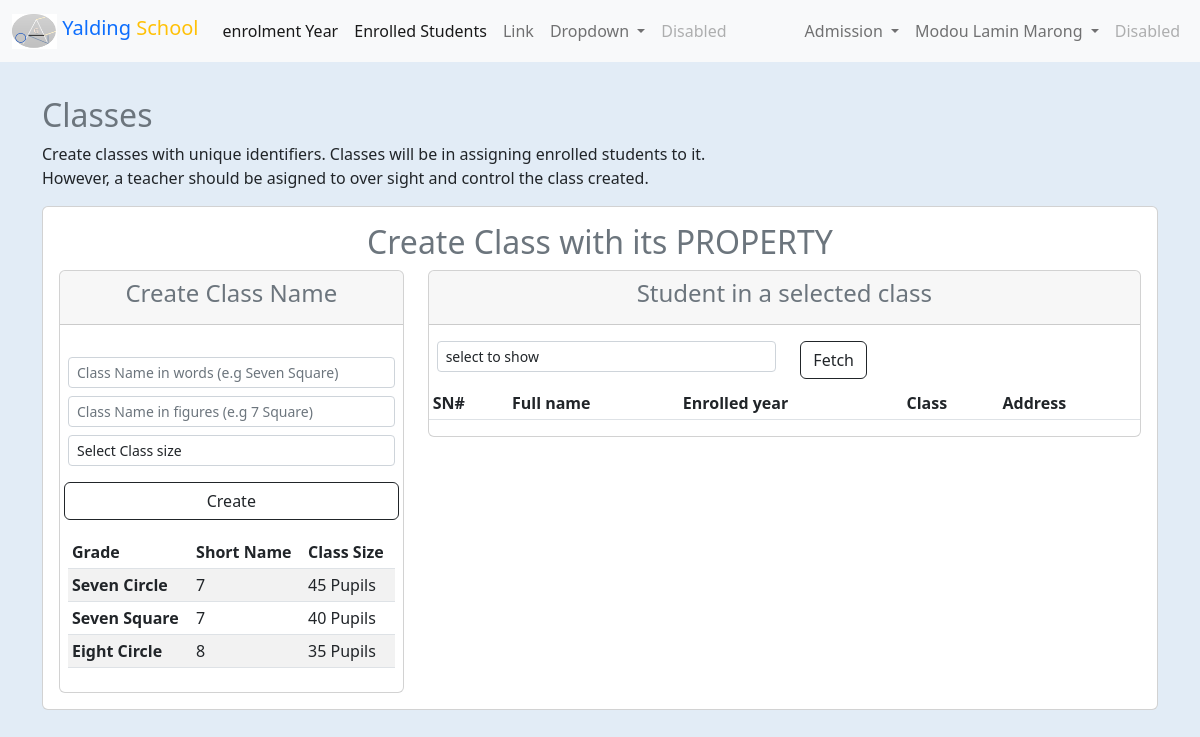
The page /app/users/admin/school/class_property.php (signed in) on the database its author committed.
### tables this page shows
CREATE TABLE `users` (
  `user_id` int(11) NOT NULL,
  `full_name` varchar(100) NOT NULL,
  `email` varchar(100) DEFAULT NULL,
  `user_name` varchar(150) NOT NULL,
  `password` varchar(200) NOT NULL,
  `user_role` varchar(75) DEFAULT NULL,
  `user_type` tinyint(4) NOT NULL DEFAULT 2,
  `gender` varchar(10) DEFAULT NULL,
  `tele` varchar(50) DEFAULT NULL,
  `mobile` varchar(50) DEFAULT NULL,
  `address` varchar(15) DEFAULT NULL,
  `join_date` timestamp NULL DEFAULT current_timestamp(),
  `last_login` timestamp NULL DEFAULT NULL,
  `change_password` tinyint(4) NOT NULL DEFAULT 0,
  `status` tinyint(4) NOT NULL DEFAULT 0,
  `permission` tinyint(4) NOT NULL DEFAULT 1,
  `deleted` tinyint(4) NOT NULL DEFAULT 0
);

CREATE TABLE `school_class` (
  `class_id` int(11) NOT NULL,
  `class_name` varchar(100) NOT NULL,
  `class_name_figure` varchar(50) NOT NULL,
  `class_size` varchar(50) NOT NULL,
  `class_create_by` varchar(50) NOT NULL,
  `class_create_at` datetime NOT NULL DEFAULT current_timestamp(),
  `class_isful` tinyint(4) NOT NULL DEFAULT 0,
  `class_deleted` tinyint(4) NOT NULL DEFAULT 0
);

### core/init.php (called while the page is built, shortened)
<?php
$db = mysqli_connect(DB_HOST, DB_USER, DB_PASSWORD, DB);
if (isset($_SESSION['ADMIN_USER_SESSIONS'])) {
    $admin_id = $_SESSION['ADMIN_USER_SESSIONS'];
    $query = $db->query("SELECT * FROM `users` WHERE `user_id` = '{$admin_id}'");
    $user_data = mysqli_fetch_assoc($query);
    $fn = explode(' ', $user_data['full_name']);
    $user_data['first'] = $fn[0];
    $auth_user_role = $user_data['user_role'];
}
include(ROOT . DS . "core" . DS . "head.php");

### app/users/admin/school/class_property.php (the view, shortened to what this page needs)
<?php
require_once $_SERVER['DOCUMENT_ROOT'] . './schoolapp/core/init.php';
include(ROOT . DS . "app" . DS . "components" . DS . "admin_nav.php");
$class_query = $db->query("SELECT * FROM `school_class`");
?>
<br><br>
<div class="container-fluid mt-5">
    <div class="grid">
        <div class="col">
            <div class="container">
                <h2 class="text-secondary">Classes</h2>
                <p>
                    Create classes with unique identifiers. Classes will be in assigning enrolled students to it. <br>
                    However, a teacher should be asigned to over sight and control the class created.
                </p>
            </div>
        </div>
        <section>
            <div class="col">
                <div class="container">
                    <div class="card mt-2 p-3">
                        <h2 class="text-secondary text-center">Create Class with its PROPERTY</h2>
                        <div class="row">
                            <div class="col-md-4">
                                <div class="card">
                                    <div class="card-header">
                                        <h4 class="text-center text-secondary">Create Class Name</h4>
                                    </div>
                                    <div class="mt-4">
                                        <form action="#" method="post" class="row p-2">
                                                <div>
                                                    <input type="text" name="class-name-word" id="class-name" placeholder="Class Name in words (e.g Seven Square)" class="form-control form-control-sm mb-2">
                                                    <input type="text" name="class-name-figure" id="class-name" placeholder="Class Name in figures (e.g 7 Square)" class="form-control form-control-sm mb-2">
                                                    <select name="class-size" id="class-size" class="form-control form-control-sm mb-2">
                                                        <option value="">Select Class size</option>
                                                    </select>
                                                </div>
                                                <div class="d-grid gap-2 p-2">
                                                    <button name="submit_class" class="btn btn-outline-dark" type="submit">Create</button>
                                                </div>
                                                <div>
                                            </form>
                                            <table class="table table-striped table-sm table-hover mt-2">
                                                <thead>
                                                    <tr>
                                                        <th scope="col">Grade</th>
                                                        <th scope="col">Short Name</th>
                                                        <th scope="col">Class Size</th>
                                                    </tr>
                                                </thead>
                                                <tbody>
                                                    <?php while($sch_data = mysqli_fetch_assoc($class_query)):?>
                                                        <tr>
                                                            <th scope="row"><?=$sch_data['class_name']?></th>
                                                            <td><?=$sch_data['class_name_figure']?></td>
                                                            <td><?=$sch_data['class_size']?> Pupils</td>
                                                        </tr>
                                                    <?php endwhile;?>
                                                </tbody>
                                            </table>
                                            </div>
                                        </div>
                                    </div>
                            </div>
                            <div class="col-md-8">
                            <div class="card">
                                <div class="card-header">
                                    <h4 class="text-center text-secondary">Student in a selected class</h4>
                                </div>
                                <div class="row">
                                    <div class="col mt-3 ms-2">
                                        <form action="#" method="post">
                                            <select name="student-class" id="student-class" class="form-control form-control-sm">
                                                <option value="">select to show</option>
                                            </select>
                                            </div>
                                            <div class="col mt-3">
                                                <input name="fetch_class" type="submit" value="Fetch" class="btn btn-outline-dark">
                                            </div>
                                </div>
                                <table class="table table-striped table-sm table-hover mt-2">
                                    <thead>
                                        <tr>
                                            <th scope="col">SN#</th>
                                            <th scope="col">Full name</th>
                                            <th scope="col">Enrolled year</th>
                                            <th scope="col">Class</th>
                                            <th scope="col">Address</th>
                                        </tr>
                                    </thead>
                                </table>
                            </div>
                        </div>
                    </div>
                </div>
            </div>
        </section>
    </div>
</div>

### app/components/admin_nav.php (shortened to what this page needs)
<nav class="navbar navbar-expand-lg navbar-light bg-light fixed-top style="background-color: #e3f2fd;">
    <div class="container-fluid">
        <a class="navbar-brand" href="<?= ADMIN_DASHBOARD_URL ?>"><span class="text-primary">
                <img src="<?= PROOT ?>app/photos/afang_logo.png" alt="" width="45" height="35" class="d-inline-block align-text-top">
                Yalding</span> <span class="text-warning">School</span>
        </a>
        <div class="collapse navbar-collapse" id="navbarSupportedContent">
            <ul class="navbar-nav me-auto mb-2 mb-lg-0">
                <li class="nav-item">
                <a class="nav-link active" aria-current="page" href="<?=ENROLL_YEAR?>">enrolment Year</a>
                </li>
                <li class="nav-item">
                <a class="nav-link active" aria-current="page" href="<?=ADMIN_ENROLLED_STUDENTS?>">Enrolled Students</a>
                </li>
                <li class="nav-item">
                    <a class="nav-link" href="#">Link</a>
                </li>
                <li class="nav-item dropdown">
                    <a class="nav-link dropdown-toggle" href="#" id="navbarDropdown" role="button" data-bs-toggle="dropdown" aria-expanded="false">
                        Dropdown
                    </a>
                </li>
                <li class="nav-item">
                    <a class="nav-link disabled" href="#" tabindex="-1" aria-disabled="true">Disabled</a>
                </li>
            </ul>
            <ul class="navbar-nav d-flex">
                <?php if ($auth_user_role == ADMIN_USER) : ?>
                    <li class="nav-item dropdown">
                        <a class="nav-link dropdown-toggle" href="#" id="navbarDropdown" role="button" data-bs-toggle="dropdown" aria-expanded="false">
                            Admission
                        </a>
                    </li>
                <?php endif; ?>
                <?php if ($auth_user_role == ADMIN_USER) : ?>
                    <li class="nav-item dropdown">
                        <a class="nav-link dropdown-toggle" href="#" id="navbarDropdown" role="button" data-bs-toggle="dropdown" aria-expanded="false">
                            <?= $user_data['full_name'] ?>
                        </a>
                    </li>
                <?php endif; ?>
                <li class="nav-item">
                    <a class="nav-link disabled" href="#" tabindex="-1" aria-disabled="true">Disabled</a>
                </li>
            </ul>
        </div>
    </div>
</nav>

### css/main.css (style rules this page uses)
body { background-color: #e2ecf6; }

### rows shown on the page
users: full_name "Modou Lamin Marong"
school_class: class_name "Seven Circle", class_name_figure "7", class_size "45"
school_class: class_name "Seven Square", class_name_figure "7", class_size "40"
school_class: class_name "Eight Circle", class_name_figure "8", class_size "35"
